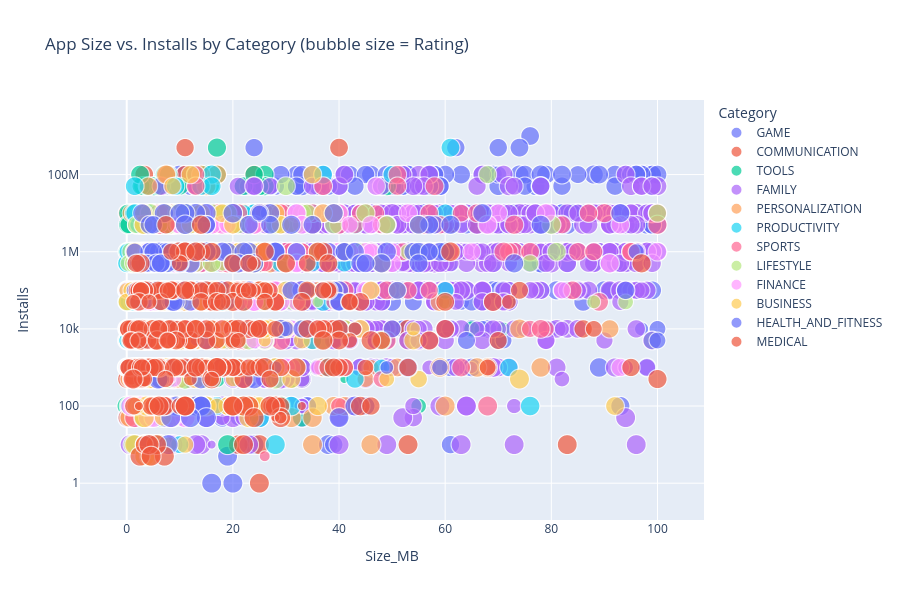

Notebook cell for this chart:
### Markdown cell above
## 11. Interactive Visualization

### Code cell
top_categories = df_clean['Category'].value_counts().head(12).index
plot_df = df_clean[df_clean['Category'].isin(top_categories)].dropna(subset=['Size_MB', 'Rating']).copy()

fig = px.scatter(
    plot_df,
    x='Size_MB',
    y='Installs',
    color='Category',
    size='Rating',
    hover_data=['App', 'Price'],
    log_y=True,
    title='App Size vs. Installs by Category (bubble size = Rating)',
)
fig.update_layout(height=600)
fig.show()

### Figure 1 — Plotly figure (JSON) as saved in the notebook; plotly's stock layout.template omitted (floating-point values rounded to 4 significant figures; data arrays with more than 128 entries replaced by an {"elided": "..."} marker saying what was removed)
{"data": [{"customdata": {"elided": "821x2 mixed values"}, "hovertemplate": "Category=GAME<br>Size_MB=%{x}<br>Installs=%{y}<br>Rating=%{marker.size}<br>App=%{customdata[0]}<br>Price=%{customdata[1]}<extra></extra>", "legendgroup": "GAME", "marker": {"color": "#636efa", "size": {"elided": "821 float values"}, "sizemode": "area", "sizeref": 0.0125, "symbol": "circle"}, "mode": "markers", "name": "GAME", "showlegend": true, "type": "scattergl", "x": {"elided": "821 float values"}, "xaxis": "x", "y": {"elided": "821 int values"}, "yaxis": "y"}, {"customdata": {"elided": "188x2 mixed values"}, "hovertemplate": "Category=COMMUNICATION<br>Size_MB=%{x}<br>Installs=%{y}<br>Rating=%{marker.size}<br>App=%{customdata[0]}<br>Price=%{customdata[1]}<extra></extra>", "legendgroup": "COMMUNICATION", "marker": {"color": "#EF553B", "size": {"elided": "188 float values"}, "sizemode": "area", "sizeref": 0.0125, "symbol": "circle"}, "mode": "markers", "name": "COMMUNICATION", "showlegend": true, "type": "scattergl", "x": {"elided": "188 float values"}, "xaxis": "x", "y": {"elided": "188 int values"}, "yaxis": "y"}, {"customdata": {"elided": "628x2 mixed values"}, "hovertemplate": "Category=TOOLS<br>Size_MB=%{x}<br>Installs=%{y}<br>Rating=%{marker.size}<br>App=%{customdata[0]}<br>Price=%{customdata[1]}<extra></extra>", "legendgroup": "TOOLS", "marker": {"color": "#00cc96", "size": {"elided": "628 float values"}, "sizemode": "area", "sizeref": 0.0125, "symbol": "circle"}, "mode": "markers", "name": "TOOLS", "showlegend": true, "type": "scattergl", "x": {"elided": "628 float values"}, "xaxis": "x", "y": {"elided": "628 int values"}, "yaxis": "y"}, {"customdata": {"elided": "1540x2 mixed values"}, "hovertemplate": "Category=FAMILY<br>Size_MB=%{x}<br>Installs=%{y}<br>Rating=%{marker.size}<br>App=%{customdata[0]}<br>Price=%{customdata[1]}<extra></extra>", "legendgroup": "FAMILY", "marker": {"color": "#ab63fa", "size": {"elided": "1540 float values"}, "sizemode": "area", "sizeref": 0.0125, "symbol": "circle"}, "mode": "markers", "name": "FAMILY", "showlegend": true, "type": "scattergl", "x": {"elided": "1540 float values"}, "xaxis": "x", "y": {"elided": "1540 int values"}, "yaxis": "y"}, {"customdata": {"elided": "276x2 mixed values"}, "hovertemplate": "Category=PERSONALIZATION<br>Size_MB=%{x}<br>Installs=%{y}<br>Rating=%{marker.size}<br>App=%{customdata[0]}<br>Price=%{customdata[1]}<extra></extra>", "legendgroup": "PERSONALIZATION", "marker": {"color": "#FFA15A", "size": {"elided": "276 float values"}, "sizemode": "area", "sizeref": 0.0125, "symbol": "circle"}, "mode": "markers", "name": "PERSONALIZATION", "showlegend": true, "type": "scattergl", "x": {"elided": "276 float values"}, "xaxis": "x", "y": {"elided": "276 int values"}, "yaxis": "y"}, {"customdata": {"elided": "223x2 mixed values"}, "hovertemplate": "Category=PRODUCTIVITY<br>Size_MB=%{x}<br>Installs=%{y}<br>Rating=%{marker.size}<br>App=%{customdata[0]}<br>Price=%{customdata[1]}<extra></extra>", "legendgroup": "PRODUCTIVITY", "marker": {"color": "#19d3f3", "size": {"elided": "223 float values"}, "sizemode": "area", "sizeref": 0.0125, "symbol": "circle"}, "mode": "markers", "name": "PRODUCTIVITY", "showlegend": true, "type": "scattergl", "x": {"elided": "223 float values"}, "xaxis": "x", "y": {"elided": "223 int values"}, "yaxis": "y"}, {"customdata": {"elided": "221x2 mixed values"}, "hovertemplate": "Category=SPORTS<br>Size_MB=%{x}<br>Installs=%{y}<br>Rating=%{marker.size}<br>App=%{customdata[0]}<br>Price=%{customdata[1]}<extra></extra>", "legendgroup": "SPORTS", "marker": {"color": "#FF6692", "size": {"elided": "221 float values"}, "sizemode": "area", "sizeref": 0.0125, "symbol": "circle"}, "mode": "markers", "name": "SPORTS", "showlegend": true, "type": "scattergl", "x": {"elided": "221 float values"}, "xaxis": "x", "y": {"elided": "221 int values"}, "yaxis": "y"}, {"customdata": {"elided": "269x2 mixed values"}, "hovertemplate": "Category=LIFESTYLE<br>Size_MB=%{x}<br>Installs=%{y}<br>Rating=%{marker.size}<br>App=%{customdata[0]}<br>Price=%{customdata[1]}<extra></extra>", "legendgroup": "LIFESTYLE", "marker": {"color": "#B6E880", "size": {"elided": "269 float values"}, "sizemode": "area", "sizeref": 0.0125, "symbol": "circle"}, "mode": "markers", "name": "LIFESTYLE", "showlegend": true, "type": "scattergl", "x": {"elided": "269 float values"}, "xaxis": "x", "y": {"elided": "269 int values"}, "yaxis": "y"}, {"customdata": {"elided": "258x2 mixed values"}, "hovertemplate": "Category=FINANCE<br>Size_MB=%{x}<br>Installs=%{y}<br>Rating=%{marker.size}<br>App=%{customdata[0]}<br>Price=%{customdata[1]}<extra></extra>", "legendgroup": "FINANCE", "marker": {"color": "#FF97FF", "size": {"elided": "258 float values"}, "sizemode": "area", "sizeref": 0.0125, "symbol": "circle"}, "mode": "markers", "name": "FINANCE", "showlegend": true, "type": "scattergl", "x": {"elided": "258 float values"}, "xaxis": "x", "y": {"elided": "258 int values"}, "yaxis": "y"}, {"customdata": {"elided": "222x2 mixed values"}, "hovertemplate": "Category=BUSINESS<br>Size_MB=%{x}<br>Installs=%{y}<br>Rating=%{marker.size}<br>App=%{customdata[0]}<br>Price=%{customdata[1]}<extra></extra>", "legendgroup": "BUSINESS", "marker": {"color": "#FECB52", "size": {"elided": "222 float values"}, "sizemode": "area", "sizeref": 0.0125, "symbol": "circle"}, "mode": "markers", "name": "BUSINESS", "showlegend": true, "type": "scattergl", "x": {"elided": "222 float values"}, "xaxis": "x", "y": {"elided": "222 int values"}, "yaxis": "y"}, {"customdata": {"elided": "191x2 mixed values"}, "hovertemplate": "Category=HEALTH_AND_FITNESS<br>Size_MB=%{x}<br>Installs=%{y}<br>Rating=%{marker.size}<br>App=%{customdata[0]}<br>Price=%{customdata[1]}<extra></extra>", "legendgroup": "HEALTH_AND_FITNESS", "marker": {"color": "#636efa", "size": {"elided": "191 float values"}, "sizemode": "area", "sizeref": 0.0125, "symbol": "circle"}, "mode": "markers", "name": "HEALTH_AND_FITNESS", "showlegend": true, "type": "scattergl", "x": {"elided": "191 float values"}, "xaxis": "x", "y": {"elided": "191 int values"}, "yaxis": "y"}, {"customdata": {"elided": "266x2 mixed values"}, "hovertemplate": "Category=MEDICAL<br>Size_MB=%{x}<br>Installs=%{y}<br>Rating=%{marker.size}<br>App=%{customdata[0]}<br>Price=%{customdata[1]}<extra></extra>", "legendgroup": "MEDICAL", "marker": {"color": "#EF553B", "size": {"elided": "266 float values"}, "sizemode": "area", "sizeref": 0.0125, "symbol": "circle"}, "mode": "markers", "name": "MEDICAL", "showlegend": true, "type": "scattergl", "x": {"elided": "266 float values"}, "xaxis": "x", "y": {"elided": "266 int values"}, "yaxis": "y"}], "layout": {"height": 600, "legend": {"itemsizing": "constant", "title": {"text": "Category"}, "tracegroupgap": 0}, "title": {"text": "App Size vs. Installs by Category (bubble size = Rating)"}, "xaxis": {"anchor": "y", "domain": [0, 1], "title": {"text": "Size_MB"}}, "yaxis": {"anchor": "x", "domain": [0, 1], "title": {"text": "Installs"}, "type": "log"}}}
